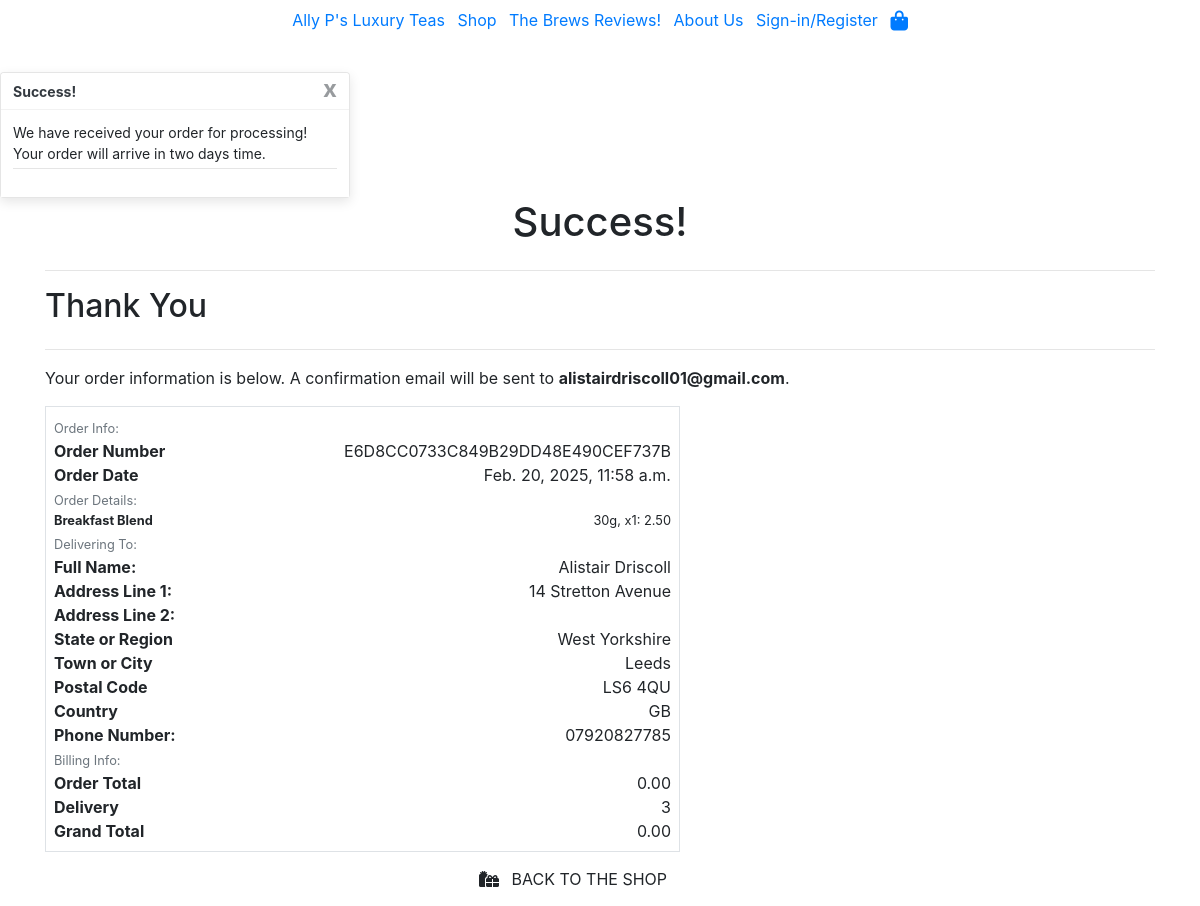
Screenshot of /checkout/checkout_success/E6D8CC0733C849B29DD48E490CEF737B/ with the database file from the repository.
### checkout/models.py (models this page shows, shortened)
class Order(models.Model):
    order_number = models.CharField(max_length=32, null=False, editable=False)
    user_profile = models.ForeignKey(
        UserProfile,
        on_delete=models.SET_NULL,
        blank=True,
        null=True,
        related_name="orders",
    )
    full_name = models.CharField(max_length=50, null=False, blank=False)
    email = models.EmailField(max_length=254, null=False, blank=False)
    phone_number = models.CharField(max_length=20, null=True, blank=True)
    address_line1 = models.CharField(max_length=255, blank=True, null=True)
    address_line2 = models.CharField(max_length=255, blank=True, null=True)
    town_or_city = models.CharField(max_length=40, null=False, blank=False)
    state_or_region = models.CharField(max_length=80, null=True, blank=True)
    country = CountryField(blank_label="Country *", null=False, blank=False)
    postcode = models.CharField(max_length=20, null=True, blank=True)
    date = models.DateTimeField(auto_now_add=True)
    delivery_cost = models.IntegerField(
        default=3,
        validators=[validate_delivery_cost]
    )
    order_total = models.DecimalField(
        max_digits=10, decimal_places=2, null=False, default=0
    )
    grand_total = models.DecimalField(
        max_digits=10, decimal_places=2, null=False, default=0
    )
    original_bag = models.TextField(blank=False, null=False, default="")

class OrderItem(models.Model):
    order = models.ForeignKey(
        Order,
        null=False,
        blank=False,
        on_delete=models.CASCADE,
        related_name='lineitems'
    )
    product = models.ForeignKey(
        Product,
        null=False,
        blank=False,
        on_delete=models.CASCADE,
        related_name='product'
    )
    weight = models.CharField(max_length=3, blank=True, default=30)
    quantity = models.IntegerField(null=False, blank=False, default=1)
    item_total = models.DecimalField(
        max_digits=6,
        decimal_places=2,
        null=False,
        blank=False
    )

### shop/models.py (models this page shows, shortened)
class Product(models.Model):
    TYPES = ((0, "Black"), (1, "Green"), (2, "Herbal"))
    name = models.CharField(max_length=65)
    sku = models.CharField(
        max_length=8,
        unique=True,
        default=generate_sku,
    )
    tea_type = models.IntegerField(choices=TYPES, default=0)
    base_price_number = models.DecimalField(max_digits=4, decimal_places=2)
    picture = models.ImageField(
        upload_to=product_image_upload_path,
        default='camellia-sinensis.jpg',
        blank=True,
    )

### checkout/views.py (the view)
def checkout_success(request, order_number):
    order = get_object_or_404(Order, order_number=order_number)
    if order.delivery_cost == 3:
        messages_time = "two days time."
    elif order.delivery_cost == 7:
        messages_time = "one weeks time."
    else:
        messages_time = "two weeks time."
    messages.success(
        request,
        f"""We have received your order for processing!
            Your order will arrive in {messages_time}""",
    )
    if "bag" in request.session:
        del request.session["bag"]
    context = {
        'order': order,
    }
    return render(request, 'checkout/checkout_success.html', context)

### bag/contexts.py (called while the page is built, shortened)
def bag_contents(request):
    bag = request.session.get("bag", {})
    sample_product_id = request.session.get("sample_product_id")
    sample_added = bool(sample_product_id)
    bag_items = []
    total = 0
    total_items = 0
    sample_product = None
    total = round(total, 2)
    context = {
        "bag_items": bag_items,
        "total_items": total_items,
        "total": total,
        "sample_added": sample_added,
        "sample_product": sample_product,
    }
    return context

### checkout/templates/checkout/checkout_success.html (shortened to what this page needs)
{% extends "base.html" %}
{% block content %}
    <div class="container-fluid">
        <div class="row">
            <div class="col">
                <h1>Success!</h1>
            </div>
        </div>
    </div>
    <div class="container">
        <div class="row">
            <div class="col">
                <hr>
                <h2 class="logo-font mb-4">Thank You</h2>
                <hr>
                <p class="text-black">
                    Your order information is below. A confirmation email will be sent to <strong>{{ order.email }}</strong>.
                </p>
            </div>
        </div>
        <div class="row">
            <div class="col-12 col-lg-7">
                <div class="order-confirmation-wrapper p-2 border">
                    <div class="row">
                        <div class="col">
                            <small class="text-muted">Order Info:</small>
                        </div>
                    </div>
                    <div class="row">
                        <div class="col-12 col-md-4">
                            <p class="mb-0 text-black font-weight-bold">Order Number</p>
                        </div>
                        <div class="col-12 col-md-8 text-md-right">
                            <p class="mb-0">{{ order.order_number }}</p>
                        </div>
                    </div>
                    <div class="row">
                        <div class="col-12 col-md-4">
                            <p class="mb-0 text-black font-weight-bold">Order Date</p>
                        </div>
                        <div class="col-12 col-md-8 text-md-right">
                            <p class="mb-0">{{ order.date }}</p>
                        </div>
                    </div>
                    <div class="row">
                        <div class="col">
                            <small class="text-muted">Order Details:</small>
                        </div>
                    </div>
                    {% for item in order.lineitems.all %}
                        <div class="row">
                            <div class="col-12 col-md-4">
                                <p class="small mb-0 text-black font-weight-bold">{{ item.product.name }}</p>
                            </div>
                            <div class="col-12 col-md-8 text-md-right">
                                <p class="small mb-0">{{ item.weight }}g, x{{ item.quantity }}: {{ item.item_total }}</p>
                            </div>
                        </div>
                    {% endfor %}
                    <div class="row">
                        <div class="col">
                            <small class="text-muted">Delivering To:</small>
                        </div>
                    </div>
                    <div class="row">
                        <div class="col-12 col-md-4">
                            <p class="mb-0 text-black font-weight-bold">Full Name:</p>
                        </div>
                        <div class="col-12 col-md-8 text-md-right">
                            <p class="mb-0">{{ order.full_name }}</p>
                        </div>
                    </div>
                    {% if order.address_line2 %}
                        <div class="row">
                            <div class="col-12 col-md-4">
                                <p class="mb-0 text-black font-weight-bold">Address Line 1:</p>
                            </div>
                            <div class="col-12 col-md-8 text-md-right">
                                <p class="mb-0">{{ order.address_line1 }}</p>
                            </div>
                        </div>
                        <div class="row">
                            <div class="col-12 col-md-4">
                                <p class="mb-0 text-black font-weight-bold">Address Line 2:</p>
                            </div>
                            <div class="col-12 col-md-8 text-md-right">
                            </div>
                        </div>
                    {% endif %}
                    {% if order.state_or_region %}
                        <div class="row">
                            <div class="col-12 col-md-4">
                                <p class="mb-0 text-black font-weight-bold">State or Region</p>
                            </div>
                            <div class="col-12 col-md-8 text-md-right">
                                <p class="mb-0">{{ order.state_or_region }}</p>
                            </div>
                        </div>
                    {% endif %}
                    <div class="row">
                        <div class="col-12 col-md-4">
                            <p class="mb-0 text-black font-weight-bold">Town or City</p>
                        </div>
                        <div class="col-12 col-md-8 text-md-right">
                            <p class="mb-0">{{ order.town_or_city }}</p>
                        </div>
                    </div>
                    {% if order.postcode %}
                        <div class="row">
                            <div class="col-12 col-md-4">
                                <p class="mb-0 text-black font-weight-bold">Postal Code</p>
                            </div>
                            <div class="col-12 col-md-8 text-md-right">
                                <p class="mb-0">{{ order.postcode }}</p>
                            </div>
                        </div>
                    {% endif %}
                    <div class="row">
                        <div class="col-12 col-md-4">
                            <p class="mb-0 text-black font-weight-bold">Country</p>
                        </div>
                        <div class="col-12 col-md-8 text-md-right">
                            <p class="mb-0">{{ order.country }}</p>
                        </div>
                    </div>
                    {% if order.phone_number %}
                        <div class="row">
                            <div class="col-12 col-md-4">
                                <p class="mb-0 text-black font-weight-bold">Phone Number:</p>
                            </div>
                            <div class="col-12 col-md-8 text-md-right">
                                <p class="mb-0">{{ order.phone_number }}</p>
                            </div>
                        </div>
                    {% endif %}
                    <div class="row">
                        <div class="col">
                            <small class="text-muted">Billing Info:</small>
                        </div>
                    </div>
                    <div class="row">
                        <div class="col-12 col-md-4">
                            <p class="mb-0 text-black font-weight-bold">Order Total</p>
                        </div>
                        <div class="col-12 col-md-8 text-md-right">
                            <p class="mb-0">{{ order.order_total }}</p>
                        </div>
                    </div>
                    <div class="row">
                        <div class="col-12 col-md-4">
                            <p class="mb-0 text-black font-weight-bold">Delivery</p>
                        </div>
                        <div class="col-12 col-md-8 text-md-right">
                            <p class="mb-0">{{ order.delivery_cost }}</p>
                        </div>
                    </div>
                    <div class="row">
                        <div class="col-12 col-md-4">
                            <p class="mb-0 text-black font-weight-bold">Grand Total</p>
                        </div>
                        <div class="col-12 col-md-8 text-md-right">
                            <p class="mb-0">{{ order.grand_total }}</p>
                        </div>
                    </div>
                </div>
            </div>
        </div>
        <div class="row">
            <div class="col-12 col-lg-7 text-right">
                {% if from_profile %}
                    <a href="{% url 'profile' %}" class="btn btn-black rounded-0 my-2">
                        <span class="icon mr-2">
                            <i class="fas fa-angle-left"></i>
                        </span>
                        <span class="text-uppercase">Go to Your Profile</span>
                    </a>
                {% else %}
                    <a href="{% url 'shop' %}"
                       class="btn btn-black rounded-0 my-2">
                        <span class="icon mr-2">
                            <i class="fas fa-gifts"></i>
                        </span>
                        <span class="text-uppercase">Back to the Shop</span>
                    </a>
                {% endif %}
            </div>
        </div>
    </div>
{% endblock content %}

### static/css/base.css (style rules this page uses)
h1 { text-align: center; }

### rows the page displays
Order: email "alistairdriscoll01@gmail.com", order_number "E6D8CC0733C849B29DD48E490CEF737B", date "Feb. 20, 2025, 11:58 a.m.", full_name "Alistair Driscoll", address_line1 "14 Stretton Avenue", state_or_region "West Yorkshire", town_or_city "Leeds", postcode "LS6 4QU", country "GB", phone_number "07920827785", order_total "0.00", delivery_cost "3", grand_total "0.00"
OrderItem: product.name "Breakfast Blend", weight "30", quantity "1", item_total "2.50"

### other values shown
{{ message }} "We have received your order for processing! Your order will arrive in two days time."
